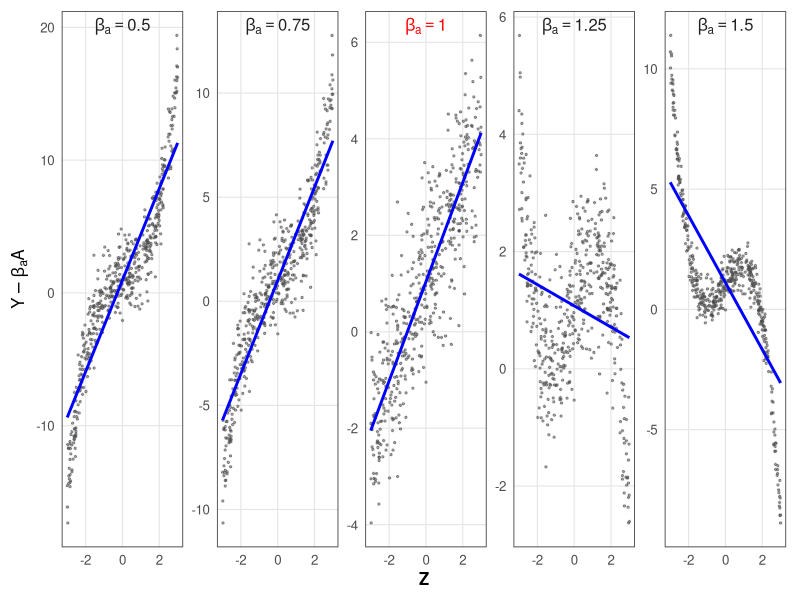

Write the R code that produced this figure. (Note: this script raises an error after producing the figure.)
rm(list = ls())

library(ggplot2)

set.seed(123)
n <- 500
U <- rnorm(n)
Z <- runif(n, min = -3, max = 3)
A <- Z^3 + U - 0.5 * Z
Y <- A + Z + U + 1

beta_values <- c(0.5, 0.75, 1, 1.25, 1.5)

plot_data <- do.call(
  rbind,
  lapply(beta_values, function(beta_value) {
    data.frame(
      Z = Z,
      residual = Y - beta_value * A,
      beta = factor(beta_value, levels = beta_values)
    )
  })
)

test_Z <- seq(-3, 3, by = 0.1)
line_data <- do.call(
  rbind,
  lapply(beta_values, function(beta_value) {
    fit_data <- data.frame(Z = Z, residual = Y - beta_value * A)
    fit <- lm(residual ~ Z, data = fit_data)

    data.frame(
      Z = test_Z,
      fitted = predict(fit, newdata = data.frame(Z = test_Z)),
      beta = factor(beta_value, levels = beta_values)
    )
  })
)

title_data <- data.frame(
  Z = 0,
  beta = factor(beta_values, levels = beta_values),
  label = paste0("beta[a] == ", beta_values),
  title_color = ifelse(beta_values == 1, "red", "#222222")
)

p <- ggplot(plot_data, aes(x = Z, y = residual)) +
  geom_point(color = "#4D4D4D", alpha = 0.5, size = 0.5) +
  geom_line(
    data = line_data,
    aes(y = fitted),
    color = "blue",
    linewidth = 1
  ) +
  geom_text(
    data = title_data,
    aes(x = Z, y = Inf, label = label, color = title_color),
    vjust = 1.4,
    fontface = "bold",
    size = 4.2,
    parse = TRUE,
    inherit.aes = FALSE
  ) +
  facet_wrap(~beta, nrow = 1, scales = "free_y") +
  scale_color_identity() +
  labs(
    x = "Z",
    y = expression(Y - beta[a] * A)
  ) +
  theme_minimal(base_size = 12) +
  theme(
    strip.text = element_blank(),
    strip.background = element_blank(),
    panel.grid.minor = element_blank(),
    panel.grid.major = element_line(color = "#E6E6E6", linewidth = 0.4),
    panel.border = element_rect(color = "#444444", fill = NA, linewidth = 0.6),
    axis.title = element_text(face = "bold"),
    plot.margin = margin(8, 10, 8, 8)
  )

print(p)

ggsave(
  filename = "results/linear_model.pdf",
  plot = p,
  width = 12,
  height = 2.5,
  dpi = 300
)
























rm(list = ls())

library(ggplot2)

set.seed(123)
n <- 500
U <- rnorm(n)
Z <- runif(n, min = -3, max = 3)
A <- Z^3 + U - 0.5 * Z
Y <- A + Z^2 + U + 1

beta_values <- c(0.5, 0.75, 1, 1.25, 1.5)

plot_data <- do.call(
  rbind,
  lapply(beta_values, function(beta_value) {
    data.frame(
      Z = Z,
      residual = Y - beta_value * A,
      beta = factor(beta_value, levels = beta_values)
    )
  })
)

test_Z <- seq(-3, 3, by = 0.1)
line_data <- do.call(
  rbind,
  lapply(beta_values, function(beta_value) {
    fit_data <- data.frame(Z = Z, residual = Y - beta_value * A)
    fit <- lm(residual ~ Z + I(Z^2), data = fit_data)
    
    data.frame(
      Z = test_Z,
      fitted = predict(fit, newdata = data.frame(Z = test_Z)),
      beta = factor(beta_value, levels = beta_values)
    )
  })
)

title_data <- data.frame(
  Z = 0,
  beta = factor(beta_values, levels = beta_values),
  label = paste0("beta[a] == ", beta_values),
  title_color = ifelse(beta_values == 1, "red", "#222222")
)

p <- ggplot(plot_data, aes(x = Z, y = residual)) +
  geom_point(color = "#4D4D4D", alpha = 0.5, size = 0.5) +
  geom_line(
    data = line_data,
    aes(y = fitted),
    color = "blue",
    linewidth = 1
  ) +
  geom_text(
    data = title_data,
    aes(x = Z, y = Inf, label = label, color = title_color),
    vjust = 1.4,
    fontface = "bold",
    size = 4.2,
    parse = TRUE,
    inherit.aes = FALSE
  ) +
  facet_wrap(~beta, nrow = 1, scales = "free_y") +
  scale_color_identity() +
  labs(
    x = "Z",
    y = expression(Y - beta[a] * A)
  ) +
  theme_minimal(base_size = 12) +
  theme(
    strip.text = element_blank(),
    strip.background = element_blank(),
    panel.grid.minor = element_blank(),
    panel.grid.major = element_line(color = "#E6E6E6", linewidth = 0.4),
    panel.border = element_rect(color = "#444444", fill = NA, linewidth = 0.6),
    axis.title = element_text(face = "bold"),
    plot.margin = margin(8, 10, 8, 8)
  )

print(p)

ggsave(
  filename = "results/quadratic_model.pdf",
  plot = p,
  width = 12,
  height = 2.5,
  dpi = 300
)
